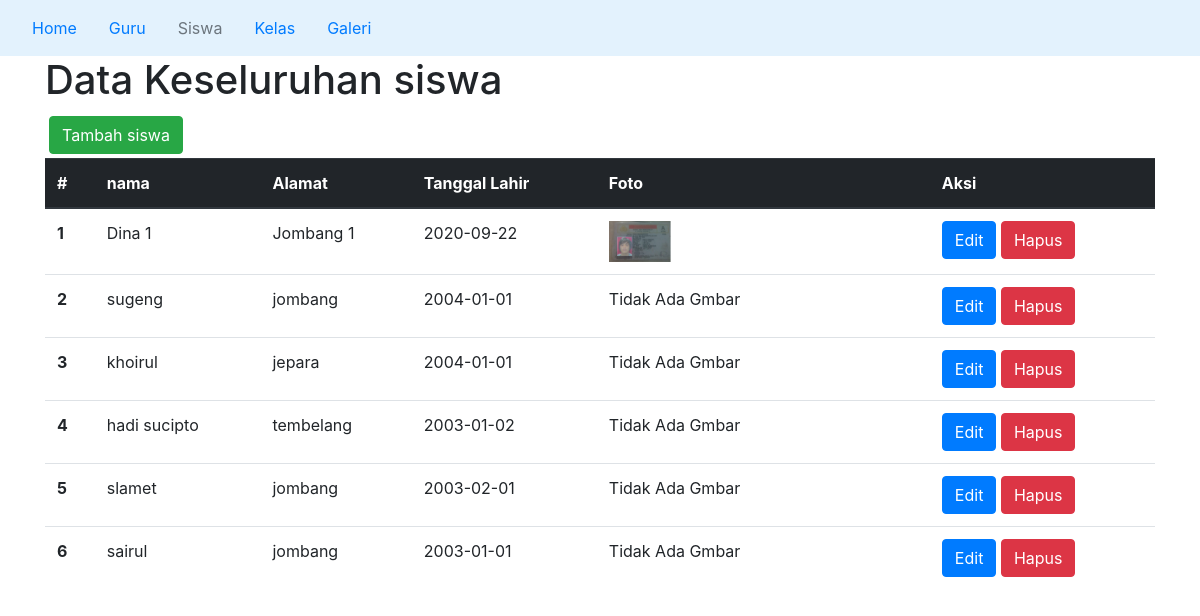
/index.php/siswa, run on the app's committed database.
### tables this page shows
CREATE TABLE `siswa` (
  `id_siswa` int(11) NOT NULL,
  `nama` varchar(50) NOT NULL,
  `alamat` text NOT NULL,
  `tgl_lahir` date NOT NULL,
  `foto` text NOT NULL
);

### application/controllers/Siswa.php (called while the page is built, shortened)
<?php
class Siswa extends CI_Controller
{
    public function index()
    {
        $this->load->model('Msiswa');
        $data['dtsiswa'] = $this->Msiswa->siswa();
        $data['msiswatampil'] = true;
        $data['title'] = "Siswa";
        $this->load->view('backend/part/header', $data);
        $this->load->view('backend/page/siswa/view_siswa_tampil');
        $this->load->view('backend/part/footer');
    }
}

### index.php (called while the page is built, shortened)
<?php
require_once BASEPATH.'core/CodeIgniter.php';

### application/models/Msiswa.php (called while the page is built, shortened)
<?php
class Msiswa extends CI_Model
{
    public function siswa()
    {
        $sql = "SELECT * FROM siswa ORDER BY id_siswa DESC";
        $query = $this->db->query($sql);
        if ($query->num_rows() == 0) {
            return 0;
        } else {
            return $query->result();
        }
    }
}

### application/views/backend/page/siswa/view_siswa_tampil.php (the view, shortened to what this page needs)
<div class="container">
    <h1>Data Keseluruhan siswa</h1>
    <button type="button" class="btn btn-success m-1" data-toggle="modal" data-target="#modal_siswa" data-whatever="@mdo">Tambah siswa</button>
    <table class="table">
        <thead class="thead-dark">
            <tr>
                <th scope="col">#</th>
                <th scope="col">nama</th>
                <th scope="col">Alamat</th>
                <th scope="col">Tanggal Lahir</th>
                <th scope="col">Foto</th>
                <th scope="col">Aksi</th>
            </tr>
        </thead>
        <tbody>
            <?php
            $no = 0;
            if ($dtsiswa != 0) {
                foreach ($dtsiswa as $dg) {
                    $no++;
            ?>
                    <tr>
                        <th scope="row"><?= $no; ?></th>
                        <td><?= $dg->nama; ?></td>
                        <td><?= $dg->alamat; ?></td>
                        <td><?= $dg->tgl_lahir; ?></td>
                        <td width="30%">
                            <?php
                            if ($dg->foto == "kosong") {
                                echo 'Tidak Ada Gmbar';
                            } else {
                                echo
                                    '<img width="20%" src="upload/siswa/' . $dg->foto . '" alt="Avatar">';
                            }
                            ?>
                        </td>
                        <td>
                            <a href="<?php echo base_url('siswa/edit/' . $dg->id_siswa); ?>" class="btn btn-primary">Edit</a>
                            <a href="#" onclick="btn_hapus('<?php echo $dg->id_siswa; ?>','<?php echo $dg->nama; ?>','<?php echo $dg->foto; ?>')" class="btn btn-danger">Hapus</a>
                        </td>
                    </tr>
                <?php
                }
            } else {
                ?>
                <tr>
                    <th colspan="4">Data Kosong</th>
                </tr>
            <?php } ?>
        </tbody>
    </table>
</div>

### data on the page
siswa: nama "Dina 1", alamat "Jombang 1", tgl_lahir "2020-09-22", foto (picture)
siswa: nama "sugeng", alamat "jombang", tgl_lahir "2004-01-01", foto "Tidak Ada Gmbar"
siswa: nama "khoirul", alamat "jepara", tgl_lahir "2004-01-01", foto "Tidak Ada Gmbar"
siswa: nama "hadi sucipto", alamat "tembelang", tgl_lahir "2003-01-02", foto "Tidak Ada Gmbar"
siswa: nama "slamet", alamat "jombang", tgl_lahir "2003-02-01", foto "Tidak Ada Gmbar"
siswa: nama "sairul", alamat "jombang", tgl_lahir "2003-01-01", foto "Tidak Ada Gmbar"
